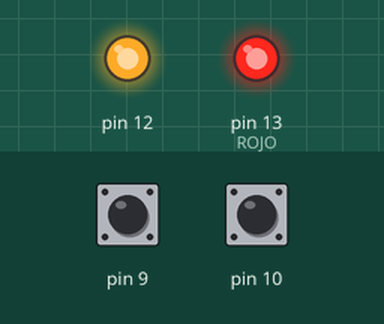
The sketch below on a simulated Arduino Uno, built with avr-gcc and run on an emulated ATmega328P. Shown: output pins drawn as LEDs (lit = HIGH). The inputs (shaded band) are chosen by the test bench; at power-on: pin 9 HIGH, pin 10 HIGH.

Above: at 1.2 s.
1.3 s: pin 9 pulled LOW for 0.15 s
At 2.7 s:
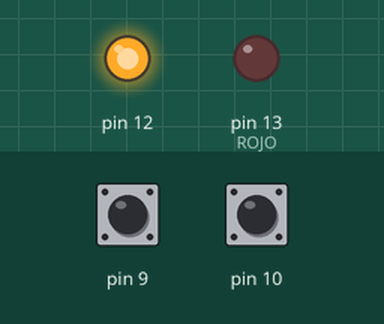
Timing chart, 0 to 4.3 s (numbered marks = the images above; inputs shaded):
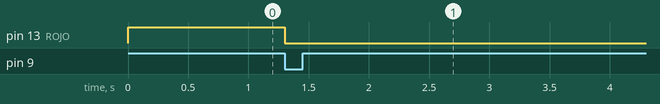

Measured:
- after the input at 1.3 s, pin 13 (ROJO): HIGH → LOW at once

The sketch:

reaccionpru.ino
```cpp
//Autor:Dario Jorge Iglesias
boolean JROJO,JVERDE,ZVERDE,ZROJO;
boolean Y1,Y2,Y3,Y4;
void setup(){
 digitalWrite(13,HIGH);
 digitalWrite(12,HIGH);
 pinMode(9,INPUT_PULLUP);
 pinMode(10,INPUT_PULLUP);
 pinMode(13,OUTPUT);//ROJO
 pinMode(12,OUTPUT);}//verde
void loop(){
 Y2=!(JROJO&ZROJO);
 Y4=!(JVERDE&ZVERDE);
 Y1=!(Y4&ZROJO);
 Y3=!(ZVERDE&Y2);
 JROJO=digitalRead(9);
 JVERDE=digitalRead(10);
 ZROJO=digitalRead(13);
 ZVERDE=digitalRead(12);
 digitalWrite(13,Y3);
 digitalWrite(12,Y1);}
```
